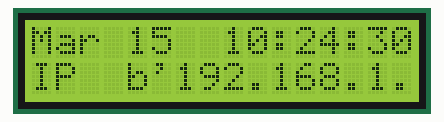
Simulated run of this program. Board: Raspberry Pi (BCM pin numbers). On the bench: 16×2 character LCD. The clock reads 2024-03-15 10:24:30 at power-on unless the program sets it; system figures (address, load, memory, disk, uptime) are fixed made-up values; library files of the repository ran but are not shown: I2C_LCD_driver.py.

Above: at 0.4 s.
At 6.8 s:
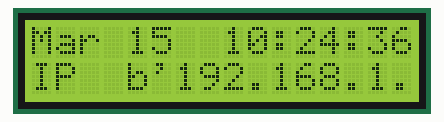
At 11.1 s:
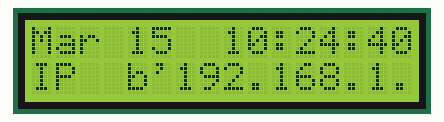
At 17.5 s:
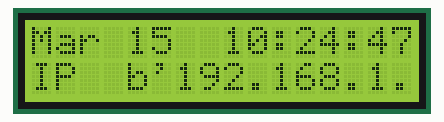
At 26.0 s:
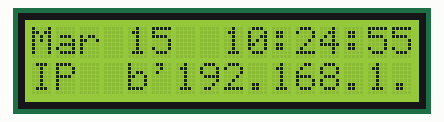
At 36.7 s:
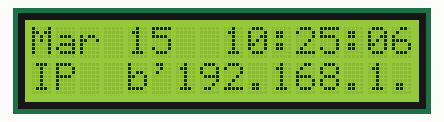

The program:

ipdate.py
```python
#!/usr/bin/python
# Original code found at:
# https://gist.github.com/DenisFromHR/cc863375a6e19dce359d
# IP_Script Developed by: AndyPi (http://andypi.co.uk/), modified by zzeromin

# requires I2C_LCD_driver.py

import I2C_LCD_driver
from sys import exit
from subprocess import *
from time import sleep, strftime
from datetime import datetime

def run_cmd(cmd):
  # runs whatever is in the cmd variable in the terminal
  p = Popen(cmd, shell=True, stdout=PIPE)
  output = p.communicate()[0]
  return output

# get ip address of eth0 connection (use wlan0 for wireless)
cmd = "ip addr show eth0 | grep 'inet ' | awk '{print $2}' | cut -d/ -f1"

mylcd = I2C_LCD_driver.lcd()

mylcd.lcd_clear()


while 1:
  ipaddr = run_cmd(cmd)
  mylcd.lcd_display_string(datetime.now().strftime('%b %d  %H:%M:%S\n'), 1)
  mylcd.lcd_display_string('IP  %s' %(ipaddr), 2)
  sleep(2)
```

Measured:
- what the display in image 0 shows lasts 2.0 s, from 0.4 s to 2.4 s
